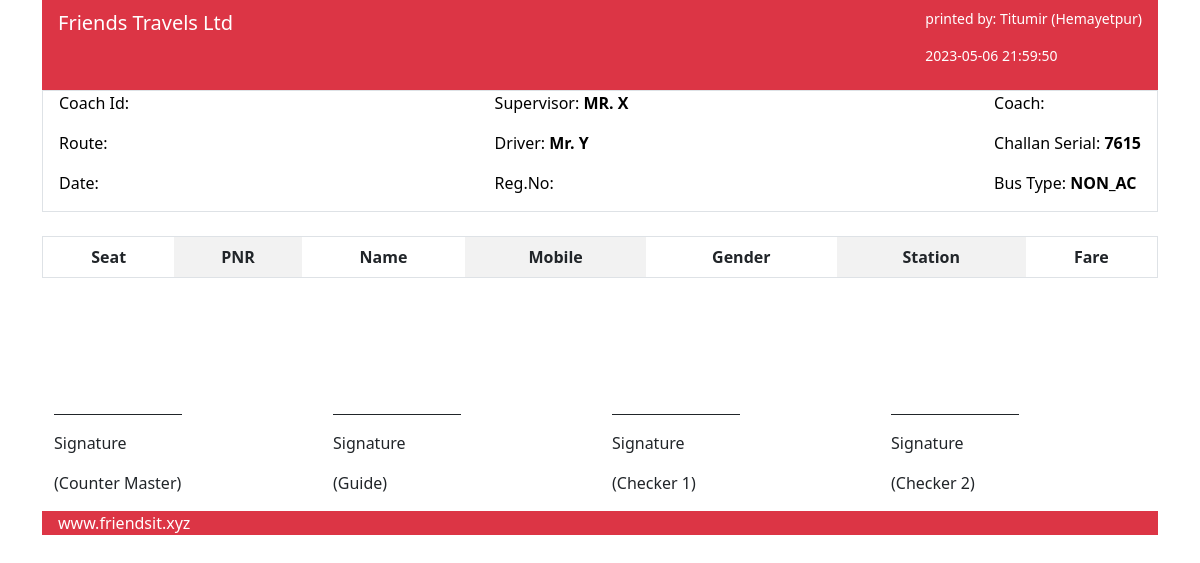
The app's page /admin/trip_sheet.php?id=38467, older data.
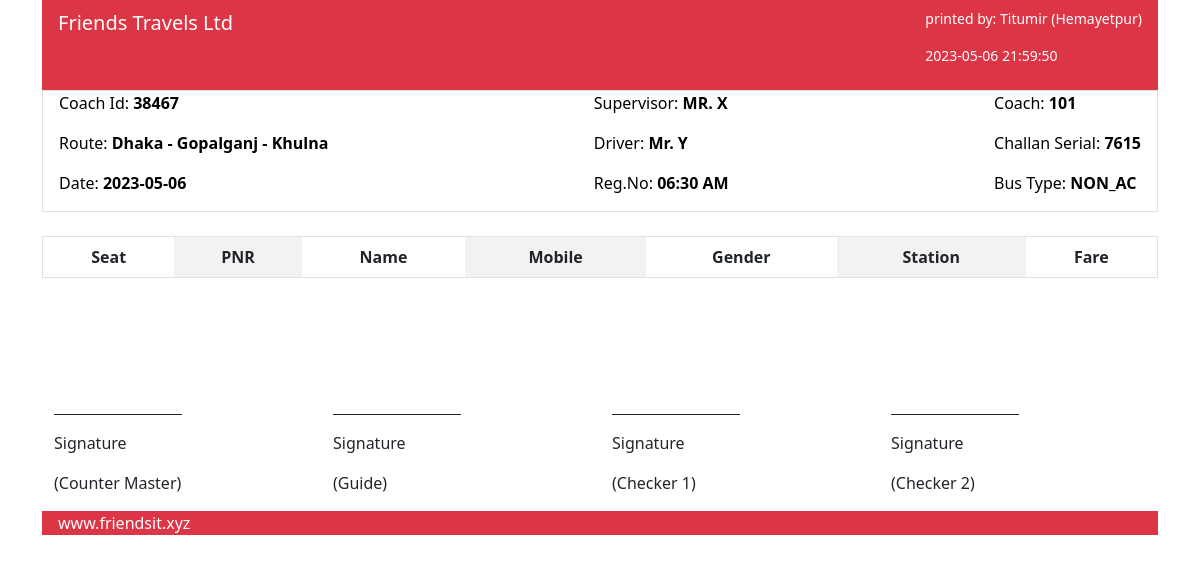
The same page, newer data.
### tables this page shows
CREATE TABLE `trip_status` (
  `s_no` int(255) NOT NULL,
  `id` varchar(255) NOT NULL,
  `coach_no` varchar(60) NOT NULL,
  `status` int(1) NOT NULL DEFAULT 1,
  `date` varchar(60) NOT NULL,
  `time` varchar(60) NOT NULL,
  `route` varchar(255) NOT NULL,
  `station` text NOT NULL,
  `A1` int(1) NOT NULL DEFAULT 0,
  `A2` int(1) NOT NULL DEFAULT 0,
  `A3` int(1) NOT NULL DEFAULT 0,
  `A4` int(1) NOT NULL DEFAULT 0,
  `B1` int(1) NOT NULL DEFAULT 0,
  `B2` int(1) NOT NULL DEFAULT 0,
  `B3` int(1) NOT NULL DEFAULT 0,
  `B4` int(1) NOT NULL DEFAULT 0,
  `C1` int(1) NOT NULL DEFAULT 0,
  `C2` int(1) NOT NULL DEFAULT 0,
  `C3` int(1) NOT NULL DEFAULT 0,
  `C4` int(1) NOT NULL DEFAULT 0,
  `D1` int(1) NOT NULL DEFAULT 0,
  `D2` int(1) NOT NULL DEFAULT 0,
  `d3` int(1) NOT NULL DEFAULT 0,
  `d4` int(1) NOT NULL DEFAULT 0,
  `e1` int(1) NOT NULL DEFAULT 0,
  `e2` int(1) NOT NULL DEFAULT 0,
  `e3` int(1) NOT NULL DEFAULT 0,
  `e4` int(1) NOT NULL DEFAULT 0,
  `f1` int(1) NOT NULL DEFAULT 0,
  `f2` int(1) NOT NULL DEFAULT 0,
  `f3` int(1) NOT NULL DEFAULT 0,
  `f4` int(1) NOT NULL DEFAULT 0,
  `g1` int(1) NOT NULL DEFAULT 0,
  `g2` int(1) NOT NULL DEFAULT 0,
  `g3` int(1) NOT NULL DEFAULT 0,
  `g4` int(1) NOT NULL DEFAULT 0,
  `h1` int(1) NOT NULL DEFAULT 0,
  `h2` int(1) NOT NULL DEFAULT 0,
  `h3` int(1) NOT NULL DEFAULT 0,
  `h4` int(1) NOT NULL DEFAULT 0,
  `i1` int(1) NOT NULL DEFAULT 0,
  `i2` int(1) NOT NULL DEFAULT 0,
  `i3` int(1) NOT NULL DEFAULT 0,
  `i4` int(1) NOT NULL DEFAULT 0,
  `j1` int(1) NOT NULL DEFAULT 0,
  `j2` int(1) NOT NULL DEFAULT 0,
  `j3` int(1) NOT NULL DEFAULT 0,
  `j4` int(1) NOT NULL DEFAULT 0,
  `j5` int(1) NOT NULL DEFAULT 0
);

### admin/trip_sheet.php (the view, shortened to what this page needs)
<?php
require_once '../inc/conn.php';
if ($_SERVER['REQUEST_METHOD'] == 'GET') {
    if (isset( $_GET['id'] ) && !empty( $_GET['id'] )) {
        $coach_id = mysqli_real_escape_string( $con, $_GET['id'] );
        $query = "SELECT * FROM trip_status WHERE id = '$coach_id'";
        $result = mysqli_query( $con, $query );
        if ($result && mysqli_num_rows( $result ) > 0) {
            $row = mysqli_fetch_assoc( $result );
        }
        else {
        }
    }
    else {
    }
}
?>
<!DOCTYPE html>
<html lang="en">
<head>
    <link href="https://cdn.jsdelivr.net/npm/bootstrap@5.3.0-alpha3/dist/css/bootstrap.min.css" rel="stylesheet"
>
</head>
<body>
    <div class="container">
        <div class="bg-danger" style="width: 100%;">
            <div class="d-flex justify-content-between text-white px-3 py-2">
                <p class="font-weight-bold" style="font-size: 20px;">Friends Travels Ltd</p>
                <div>
                    <p class="font-weight-bold" style="font-size: 14px;">printed by: Titumir (Hemayetpur)</p>
                    <p class="font-weight-bold" style="font-size: 14px; margin-top: 5px;">
                        <?php echo date( "Y-m-d H:i:s" ); ?></p>
                </div>
            </div>
        </div>
        <div>
            <div class="d-flex border justify-content-between text-black px-3">
                <div>
                    <p>Coach Id: <span class="fw-bold"><?php echo $row['id']; ?></span></p>
                    <p>Route: <span class="fw-bold"><?php echo $row['route']; ?></span></p>
                    <p>Date: <span class="fw-bold"><?php echo $row['date']; ?></span></p>
                </div>
                <div>
                    <p>Supervisor: <span class="fw-bold">MR. X</span></p>
                    <p>Driver: <span class="fw-bold">Mr. Y</span></p>
                    <p>Reg.No: <span class="fw-bold"><?php echo $row['time']; ?></span></p>
                </div>
                <div>
                    <p>Coach: <span class="fw-bold"><?php echo $row['coach_no']; ?></span></p>
                    <p>Challan Serial: <span class="fw-bold"><?php echo rand( 1000, 9999 ); ?></span></p>
                    <p>Bus Type: <span class="fw-bold">NON_AC</span></p>
                </div>
            </div>
            <br>
            <table class="table table-striped-columns border text-center">
                <thead>
                    <tr>
                        <th scope="col">Seat</th>
                        <th scope="col">PNR</th>
                        <th scope="col">Name</th>
                        <th scope="col">Mobile</th>
                        <th scope="col">Gender</th>
                        <th scope="col">Station</th>
                        <th scope="col">Fare</th>
                    </tr>
                </thead>
            </table>
            <br><br><br><br>
            <div class="container mt-4">
                <div class="row">
                    <div class="col-md-3">
                        <div class="border-top border-1 border-dark w-50"></div>
                        <p class="mt-3 text-dark">Signature</p>
                        <p class="mt-3 text-dark">(Counter Master)</p>
                    </div>
                    <div class="col-md-3">
                        <div class="border-top border-1 border-dark w-50"></div>
                        <p class="mt-3 text-dark">Signature</p>
                        <p class="mt-3 text-dark">(Guide)</p>
                    </div>
                    <div class="col-md-3">
                        <div class="border-top border-1 border-dark w-50"></div>
                        <p class="mt-3 text-dark">Signature</p>
                        <p class="mt-3 text-dark">(Checker 1)</p>
                    </div>
                    <div class="col-md-3">
                        <div class="border-top border-1 border-dark w-50"></div>
                        <p class="mt-3 text-dark">Signature</p>
                        <p class="mt-3 text-dark">(Checker 2)</p>
                    </div>
                </div>
            </div>
        </div>
        <div class="bg-danger">
            <div class="d-flex justify-content-between align-items-center text-white px-3">
                <a href="https://friendsit.xyz/" class="font-weight-bold text-white text-decoration-none"
                    target="_blank">
                    www.friendsit.xyz
                </a>
            </div>
        </div>
    </div>
</body>
</html>

Row changes from the older to the newer data that the page shows:
added trip_status: id "38467", route "Dhaka - Gopalganj - Khulna", date "2023-05-06", time "06:30 AM", coach_no "101"
